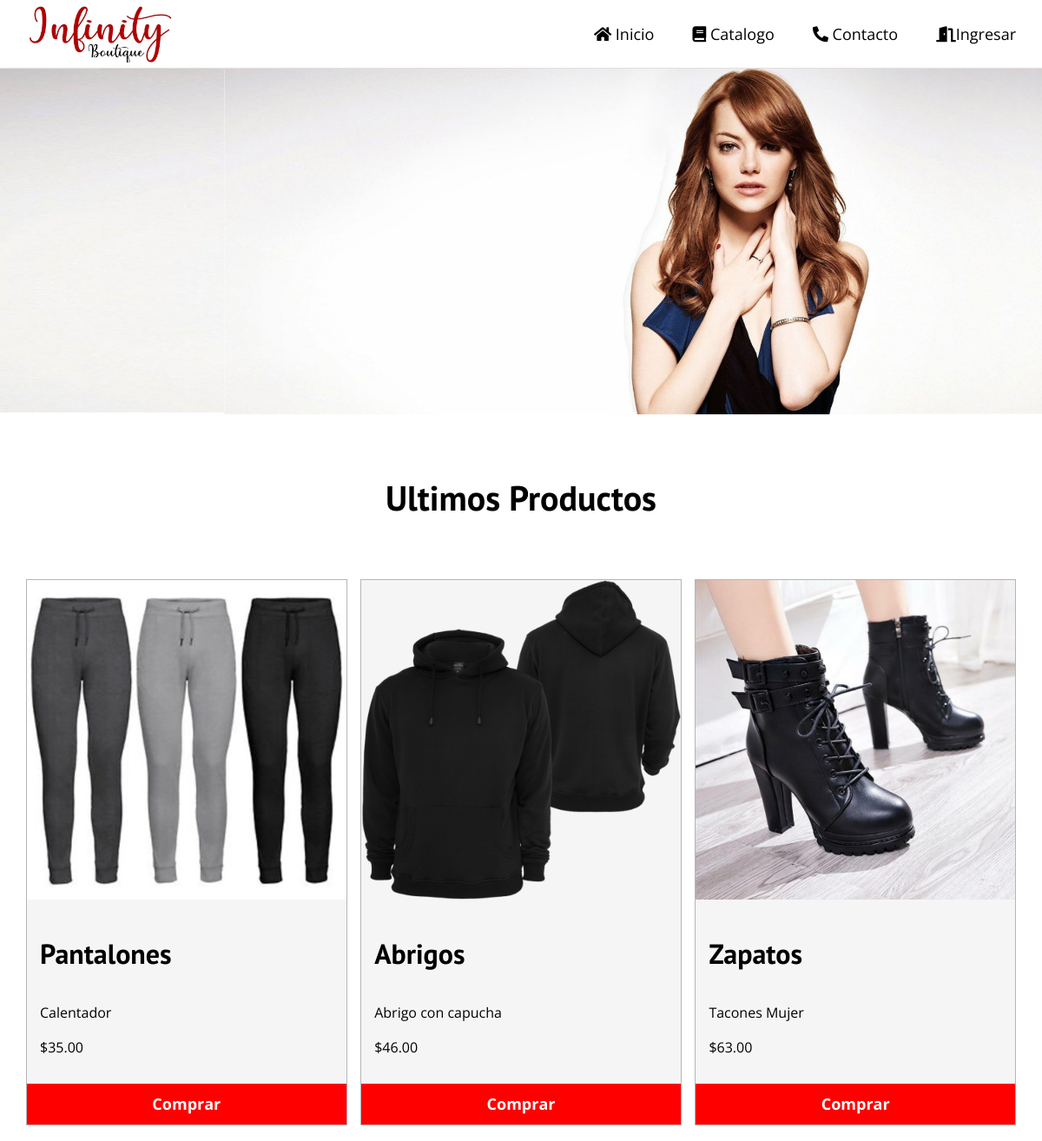
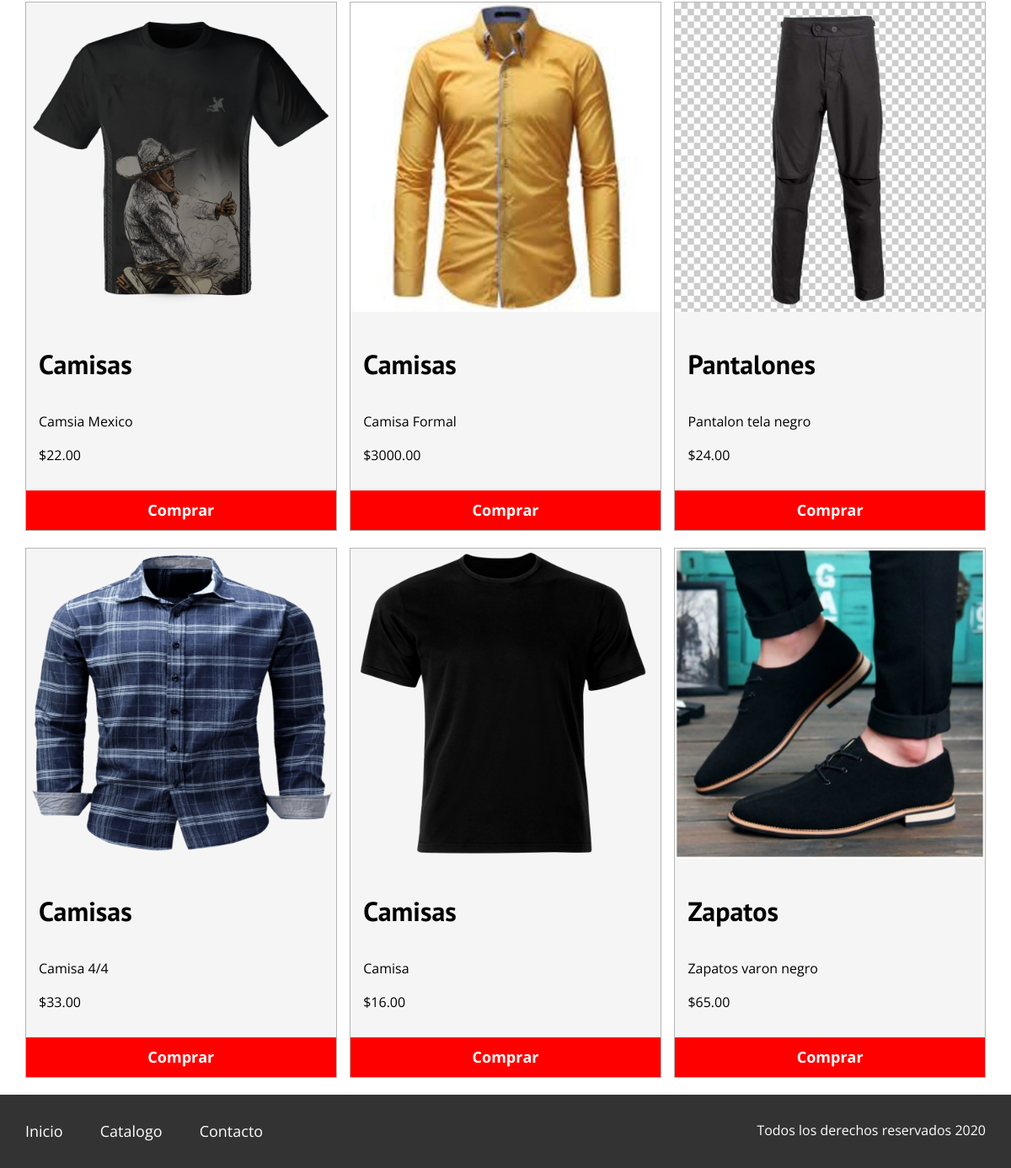
The page / on the database its author committed (2 pictures, top to bottom).
### tables this page shows
CREATE TABLE `producto` (
  `producto_id` int(11) NOT NULL,
  `producto_descripcion` varchar(200) NOT NULL,
  `producto_color` varchar(50) NOT NULL,
  `producto_talla` varchar(10) NOT NULL,
  `producto_marca` varchar(50) NOT NULL,
  `producto_precio` decimal(10,2) NOT NULL,
  `producto_categoria_id` int(10) NOT NULL,
  `producto_foto` varchar(200) DEFAULT NULL
);

CREATE TABLE `categoria` (
  `categoria_id` int(10) NOT NULL,
  `categoria_descripcion` varchar(50) NOT NULL
);

### src/Producto.php (called while the page is built, shortened)
<?php
    class Producto{
        private $cn=null;
        public function __construct()
        {
            $this->config=parse_ini_file(__DIR__.'/../config.ini');
            $this->cn = new \PDO($this->config['dns'], $this->config['usuario'], $this->config['clave'],array(
                \PDO::MYSQL_ATTR_INIT_COMMAND => 'SET NAMES utf8'
            ));
        }
        public function mostrar(){
            $sql = "SELECT producto.producto_id, producto.producto_descripcion, producto.producto_talla, producto.producto_marca, producto.producto_color, producto.producto_precio, producto.producto_foto, categoria.categoria_descripcion
            FROM producto
            INNER JOIN categoria ON producto.producto_categoria_id=categoria.categoria_id ORDER BY producto.producto_id DESC";
            $resultado=$this->cn->prepare($sql);
            if($resultado->execute())
                return $resultado->fetchAll();
            return false;
        }
    }

### index.php (the view, shortened to what this page needs)
<!DOCTYPE html>
<html lang="en">
<head>
    <link rel="stylesheet" href="assets/css/normalize.css">
    <link rel="stylesheet" href="assets/css/styles.css">
    <link rel="stylesheet" href="assets/css/all.css">
</head>
<body>
    <header class="site-header">
        <div class="contenedor">
            <div class="barra">
                <a href="index.php">
                    <img src="assets/img/logo.jpg" alt="logo" title="Logo Infinity" aria-label="Boton para ir hacia adelante" height="72">
                </a>
                <nav class="navegacion">
                    <a href="index.php"><i class="fas fa-home"></i> Inicio</a>
                    <a href="catalogo.php"><i class="fas fa-book"></i> Catalogo</a>
                    <a href="contacto.php"><i class="fas fa-phone-alt"></i> Contacto</a>
                    <a href="log/login.php"><i class="fas fa-door-open"></i>Ingresar</a>
                </nav>
            </div>
        </div>
    </header>
    <div class="imagenes">
    </div>
    <main class="seccion contenedor">
        <h2 class="fw-300 centrar-texto sub_seccion">Ultimos Productos</h2>
        <div class="contenedor-anuncios">
            <?php
                            $producto= new infinity\Producto;
                            $info_producto = $producto->mostrar();
                            $cantidad=count($info_producto);
                            if($cantidad > 9)
                                $cantidad=9;
                            for($x = 0; $x<$cantidad; $x++){
                                $item= $info_producto[$x];
            ?>
            <div class="anuncio">
                <div class="imagen-producto">
                    <?php
                        $foto='upload/'.$item['producto_foto'];
                        if(file_exists($foto)){
                    ?>
                        <img src="<?php print $foto ?>" alt="<?php print $item['producto_descripcion']?> <?php print $item['producto_marca'] ?>"
                        title="<?php print $item['producto_descripcion']?> <?php print $item['producto_marca'] ?>">
                    <?php }else {?>
                        <img src="" alt="">
                    <?php }?>
                </div>
                <div class="contenido-anuncio">
                    <h3 class="pad"><?php print $item['categoria_descripcion']?></h3>
                    <p class="pad"><?php print $item['producto_descripcion']?></p>
                    <p class="precio pad">$<?php print $item['producto_precio']?></p>
                    <a  href="log/login.php" class="boton boton-amarillo d-block comprar">Comprar</a>
                </div>
            </div>
            <?php } ?>
        </div>
    </main>
    <footer class="site-footer seccion">
        <div class="contenedor contenedor-footer">
            <nav class="navegacion">
                <a href="inicio.html">Inicio</a>
                <a href="catalogo.html">Catalogo</a>
                <a href="contacto.html">Contacto</a>
            </nav>
        <p class="copyright">Todos los derechos reservados 2020</p>
        </div>
    </footer>
</body>
</html>

### assets/css/styles.css (style rules this page uses)
html { font-size: 62.5%; box-sizing: border-box; }
*,*::before,*::after { box-sizing: inherit; }
body { font-family: 'Open Sans', sans-serif; font-size: 1.6rem; line-height: 1.5; }
.contenedor { max-width: 120rem; margin: 0 auto; width: 95%; }
h1, h2, h3, h4 { font-family: 'PT Sans', sans-serif; }
h2 { font-size: 4rem; line-height: 1.2; }
h3 { font-size: 3.2rem; }
img { max-width: 100%; }
.centrar-texto { text-align: center; }
.d-block { display: block !important; }
.pad { padding: 0 1.5rem; }
.boton { color: white; font-weight: 700; text-decoration: none; font-size: 1.8rem; padding: 1rem 3rem; margin-top: 3rem; display: inline-block; text-align: center; border: none; }
.boton-amarillo { background-color: red; }
@media (min-width: 768px) { .barra { display: flex; justify-content: space-between; align-items: center; } }
.site-header { border-bottom: 1px solid #e1e1e1; }
.site-header a { color: black; text-decoration: none; }
.navegacion a { text-decoration: none; text-align: center; display: block; font-size: 1.8rem; }
@media (min-width: 768px) { .navegacion a { display: inline; margin-right: 4rem; } }
@media (min-width: 768px) { .navegacion a:last-of-type { margin:0; } }
.imagenes { width: 100%; background-image: url(../img/emma.jpg); -webkit-background-size: cover; -moz-background-size: cover; -o-background-size: cover; background-size: cover; background-position: center center; height: 50vh; }
.contenedor-anuncios { display: flex; justify-content: space-between; flex-wrap: wrap; }
.sub_seccion { margin: 7rem 0; }
.anuncio { border: 1px solid #B5B5B5; background-color: #f5f5f5; margin-bottom: 2rem; }
@media (min-width:768px ) { .anuncio { flex: 0 0 calc(33.3% - 1rem); } }
.site-footer a { color: #ffffff; }
.site-footer { background-color: #333333; margin: 0; }
.copyright { margin: 0; color: #ffffff; }
.contenedor-footer { padding:3rem 0; display: flex; justify-content: space-between; }

### assets/css/all.css (style rules this page uses)
.fa, .fas, .far, .fal, .fad, .fab { -moz-osx-font-smoothing: grayscale; -webkit-font-smoothing: antialiased; display: inline-block; font-style: normal; font-variant: normal; text-rendering: auto; line-height: 1; }
.fa-book:before { content: "\f02d"; }
.fa-door-open:before { content: "\f52b"; }
.fa-home:before { content: "\f015"; }
.fa-phone-alt:before { content: "\f879"; }
.fa, .fas { font-family: 'Font Awesome 5 Free'; font-weight: 900; }

### rows shown on the page
producto: producto_foto (picture), producto_categoria.categoria_descripcion "Pantalones", producto_descripcion "Calentador", producto_precio "35.00"
producto: producto_foto (picture), producto_categoria.categoria_descripcion "Abrigos", producto_descripcion "Abrigo con capucha", producto_precio "46.00"
producto: producto_foto (picture), producto_categoria.categoria_descripcion "Zapatos", producto_descripcion "Tacones Mujer", producto_precio "63.00"
producto: producto_foto (picture), producto_categoria.categoria_descripcion "Camisas", producto_descripcion "Camsia Mexico", producto_precio "22.00"
producto: producto_foto (picture), producto_categoria.categoria_descripcion "Camisas", producto_descripcion "Camisa Formal", producto_precio "3000.00"
producto: producto_foto (picture), producto_categoria.categoria_descripcion "Pantalones", producto_descripcion "Pantalon tela negro", producto_precio "24.00"
producto: producto_foto (picture), producto_categoria.categoria_descripcion "Camisas", producto_descripcion "Camisa 4/4", producto_precio "33.00"
producto: producto_foto (picture), producto_categoria.categoria_descripcion "Camisas", producto_descripcion "Camisa", producto_precio "16.00"
producto: producto_foto (picture), producto_categoria.categoria_descripcion "Zapatos", producto_descripcion "Zapatos varon negro", producto_precio "65.00"
